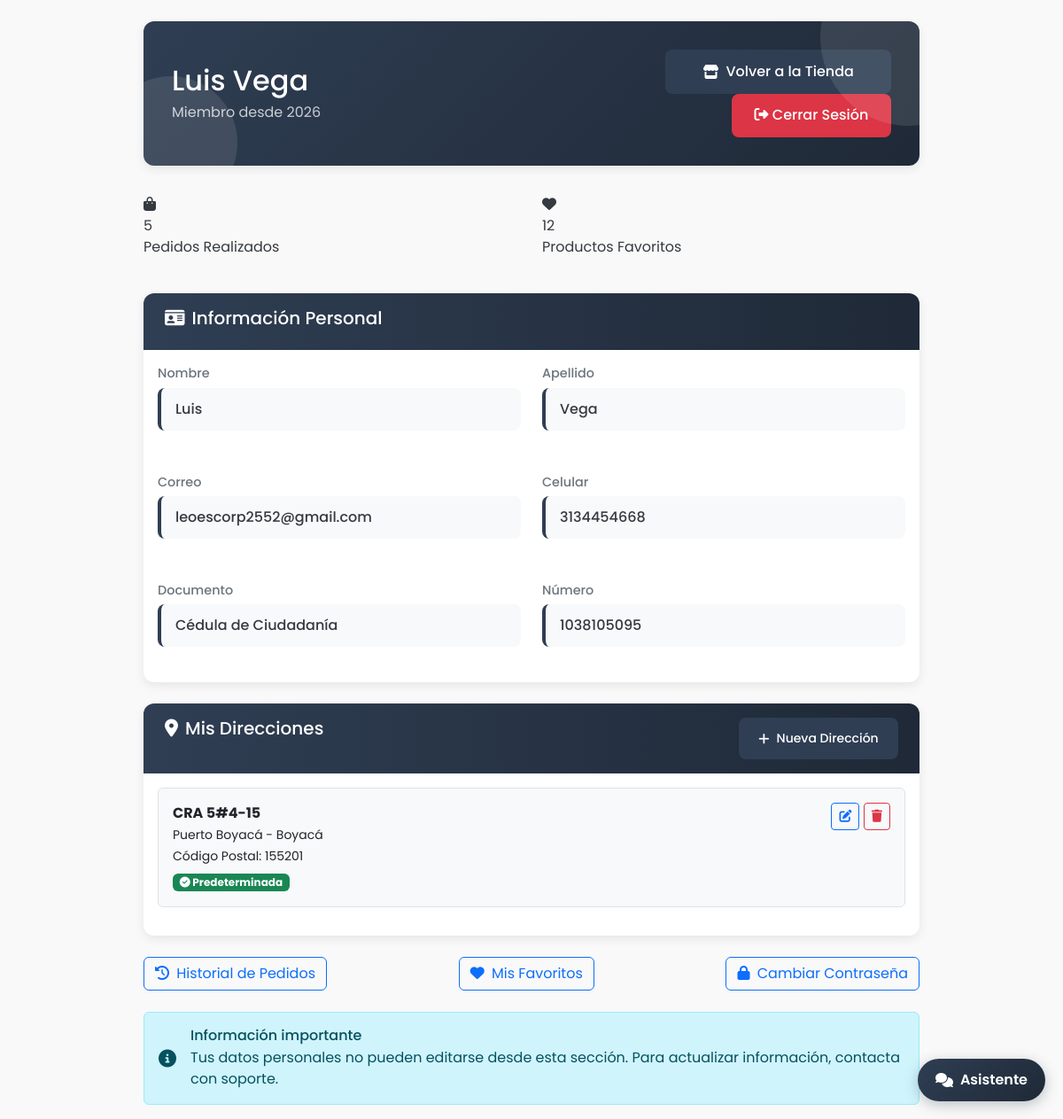
/index.php?c=Usuario&a=perfil&fresh=1 (signed in), run on the app's committed database.
### tables this page shows
CREATE TABLE `usuario` (
  `ID_Usuario` int(11) NOT NULL,
  `Nombre` varchar(50) NOT NULL,
  `Apellido` varchar(50) NOT NULL,
  `ID_Rol` int(11) NOT NULL DEFAULT 3,
  `ID_TD` int(11) NOT NULL DEFAULT 1,
  `N_Documento` int(11) NOT NULL,
  `Correo` varchar(50) NOT NULL,
  `Celular` varchar(50) NOT NULL,
  `Contrasena` varchar(255) NOT NULL DEFAULT '',
  `token_recuperacion` varchar(255) DEFAULT NULL,
  `token_expira` datetime DEFAULT NULL,
  `Activo` tinyint(1) NOT NULL DEFAULT 1,
  `Num_Advertencias` int(11) DEFAULT 0,
  `Motivo_Desactivacion` text DEFAULT NULL,
  `Fecha_Desactivacion` datetime DEFAULT NULL,
  `ID_Admin_Desactiva` int(11) DEFAULT NULL
);

CREATE TABLE `tipo_documento` (
  `ID_TD` int(11) NOT NULL,
  `Documento` varchar(45) NOT NULL
);

CREATE TABLE `direccion` (
  `ID_Direccion` int(11) NOT NULL,
  `ID_Usuario` int(11) NOT NULL,
  `Direccion` text NOT NULL,
  `Ciudad` varchar(100) DEFAULT NULL,
  `Departamento` varchar(100) DEFAULT NULL,
  `CodigoPostal` varchar(20) DEFAULT NULL,
  `Predeterminada` tinyint(1) DEFAULT 0
);

### controllers/UsuarioController.php (called while the page is built, shortened)
<?php
require_once "controllers/BaseController.php";
class UsuarioController extends BaseController {
    public function perfil() {
            $correo = $_SESSION['usuario'];
            $stmt = $this->db->prepare("SELECT u.*, td.Documento
                                        FROM usuario u
                                        INNER JOIN tipo_documento td ON u.ID_TD = td.ID_TD
                                        WHERE u.Correo = :correo LIMIT 1");
            $stmt->bindParam(":correo", $correo, PDO::PARAM_STR);
            $stmt->execute();
            $usuario = $stmt->fetch(PDO::FETCH_ASSOC);
            include "views/usuario/perfil.php";
        }
    }

### index.php (called while the page is built, shortened)
<?php
require_once "controllers/UsuarioController.php";
require_once "controllers/ColorController.php";
require_once "controllers/ResenaController.php";
$controlador = $_GET['c'] ?? 'Producto';
$accion      = $_GET['a'] ?? 'index';
switch ($controlador) {
    case 'Usuario':
        $controller = new UsuarioController($db);
        break;
}
try {
    $controller->$accion();
} catch (Throwable $e) {
    $isAjax = (isset($_REQUEST['ajax']) && $_REQUEST['ajax'] == '1') || (!empty($_SERVER['HTTP_X_REQUESTED_WITH']) && strtolower($_SERVER['HTTP_X_REQUESTED_WITH']) === 'xmlhttprequest');
    if ($isAjax) {
        http_response_code(500);
        header('Content-Type: application/json; charset=utf-8');
        echo json_encode(['success' => false, 'error' => $e->getMessage()]);
    } else {
        http_response_code(500);
        echo "<h2 style='color:red;text-align:center;margin-top:50px;'>⚠ Error interno del servidor</h2>";
        echo "<pre style='color:#333;text-align:center;font-size:14px;'>
" . $e->getMessage() . "
</pre>";
    }
}

### controllers/BaseController.php (called while the page is built, shortened)
<?php
class BaseController {
    public function __construct($db = null) {
        $this->db = $db;
    }
}

### models/Direccion.php (called while the page is built, shortened)
<?php
class Direccion {
    private $conn;
    public function __construct($db) {
        $this->conn = $db;
    }
    public function obtenerDireccionesUsuario($id_usuario) {
        $sql = "SELECT * FROM direccion WHERE ID_Usuario = ? ORDER BY Predeterminada DESC";
        $stmt = $this->conn->prepare($sql);
        $stmt->execute([$id_usuario]);
        return $stmt->fetchAll(PDO::FETCH_ASSOC);
    }
}
?>

### views/Usuario/perfil.php (the view, shortened to what this page needs)
<!DOCTYPE html>
<html lang="es">
<head>
    <link href="https://cdn.jsdelivr.net/npm/bootstrap@5.3.2/dist/css/bootstrap.min.css" rel="stylesheet">
    <link href="https://cdnjs.cloudflare.com/ajax/libs/font-awesome/6.5.0/css/all.min.css" rel="stylesheet">
</head>
<body>
<div class="container mt-4 profile-container">
    <div class="profile-header">
        <div class="row align-items-center">
            <div class="col-md-8">
                <h2 class="mb-1"><?= htmlspecialchars($usuario['Nombre'] . ' ' . $usuario['Apellido']) ?></h2>
                <p class="mb-0 opacity-75">Miembro desde <?= date('Y') ?></p>
            </div>
            <div class="col-md-4 text-md-end mt-3 mt-md-0">
                <div class="header-buttons">
                    <a href="<?= BASE_URL ?>?c=Tienda&a=index" class="btn btn-light btn-custom">
                        <i class="fas fa-store"></i> Volver a la Tienda
                    </a>
                    <form method="POST" action="<?= BASE_URL ?>?c=Usuario&a=logout">
                        <button class="btn btn-logout">
                            <i class="fas fa-sign-out-alt"></i> Cerrar Sesión
                        </button>
                    </form>
                </div>
            </div>
        </div>
    </div>
    <div class="row mb-4">
        <div class="col-md-6 mb-3">
            <div class="stats-card">
                <div class="stats-icon"><i class="fas fa-shopping-bag"></i></div>
                <div class="stats-number">5</div>
                <div class="stats-label">Pedidos Realizados</div>
            </div>
        </div>
        <div class="col-md-6 mb-3">
            <div class="stats-card">
                <div class="stats-icon"><i class="fas fa-heart"></i></div>
                <div class="stats-number">12</div>
                <div class="stats-label">Productos Favoritos</div>
            </div>
        </div>
    </div>
    <div class="card profile-card">
        <div class="card-header card-header-custom">
            <h5><i class="fas fa-id-card me-2"></i>Información Personal</h5>
        </div>
        <div class="card-body">
            <div class="row g-4">
                <div class="col-md-6 info-item">
                    <div class="info-label">Nombre</div>
                    <div class="info-value"><?= htmlspecialchars($usuario['Nombre']) ?></div>
                </div>
                <div class="col-md-6 info-item">
                    <div class="info-label">Apellido</div>
                    <div class="info-value"><?= htmlspecialchars($usuario['Apellido']) ?></div>
                </div>
                <div class="col-md-6 info-item">
                    <div class="info-label">Correo</div>
                    <div class="info-value"><?= htmlspecialchars($usuario['Correo']) ?></div>
                </div>
                <div class="col-md-6 info-item">
                    <div class="info-label">Celular</div>
                    <div class="info-value"><?= htmlspecialchars($usuario['Celular']) ?></div>
                </div>
                <div class="col-md-6 info-item">
                    <div class="info-label">Documento</div>
                    <div class="info-value"><?= htmlspecialchars($usuario['Documento']) ?></div>
                </div>
                <div class="col-md-6 info-item">
                    <div class="info-label">Número</div>
                    <div class="info-value"><?= htmlspecialchars($usuario['N_Documento']) ?></div>
                </div>
            </div>
        </div>
    </div>
    <?php
        require_once "models/Direccion.php";
        $dirModel = new Direccion($this->db);
        $direcciones = $dirModel->obtenerDireccionesUsuario($_SESSION['ID_Usuario']);
    ?>
    <div class="card profile-card mt-4">
        <div class="card-header card-header-custom d-flex justify-content-between">
            <h5 class="mb-0"><i class="fas fa-location-dot me-2"></i>Mis Direcciones</h5>
            <button class="btn btn-custom btn-sm" data-bs-toggle="modal" data-bs-target="#modalDireccion">
                <i class="fas fa-plus"></i> Nueva Dirección
            </button>
        </div>
        <div class="card-body">
            <?php if (empty($direcciones)): ?>
                <div class="alert alert-warning">No tienes direcciones guardadas.</div>
            <?php else: ?>
                <?php foreach ($direcciones as $dir): ?>
                    <div class="border rounded p-3 mb-3 bg-light">
                        <div class="d-flex justify-content-between">
                            <div>
                                <strong><?= $dir["Direccion"] ?></strong><br>
                                <small><?= $dir["Ciudad"] ?> - <?= $dir["Departamento"] ?></small><br>
                                <small>Código Postal: <?= $dir["CodigoPostal"] ?></small><br>
                                <?php if ($dir["Predeterminada"] == 1): ?>
                                    <span class="badge bg-success mt-2">
                                        <i class="fas fa-check-circle"></i> Predeterminada
                                    </span>
                                <?php endif; ?>
                            </div>
                            <div class="text-end">
                                <button
                                    class="btn btn-outline-primary btn-sm mb-2"
                                    data-bs-toggle="modal"
                                    data-bs-target="#modalDireccion"
                                    data-id="<?= $dir['ID_Direccion'] ?>"
                                    data-direccion="<?= $dir['Direccion'] ?>"
                                    data-ciudad="<?= $dir['Ciudad'] ?>"
                                    data-departamento="<?= $dir['Departamento'] ?>"
                                    data-codigo="<?= $dir['CodigoPostal'] ?>"
                                >
                                    <i class="fas fa-edit"></i>
                                </button>
                                <a href="<?= BASE_URL ?>?c=Usuario&a=eliminarDireccion&id=<?= $dir['ID_Direccion'] ?>"
                                   class="btn btn-outline-danger btn-sm mb-2"
                                   onclick="return confirm('¿Eliminar esta dirección?')">
                                    <i class="fas fa-trash"></i>
                                </a>
                            </div>
                        </div>
                    </div>
                <?php endforeach; ?>
            <?php endif; ?>
        </div>
    </div>
    <div class="d-flex justify-content-between mt-4">
        <a href="<?= BASE_URL ?>?c=Checkout&a=historial" class="btn btn-outline-primary"><i class="fas fa-history me-1"></i> Historial de Pedidos</a>
        <a href="<?= BASE_URL ?>?c=Favorito&a=index" class="btn btn-outline-primary">
            <i class="fas fa-heart me-1"></i> Mis Favoritos
        </a>
        <a href="<?= BASE_URL ?>?c=Usuario&a=cambiarContrasena" class="btn btn-outline-primary">
            <i class="fas fa-lock me-1"></i> Cambiar Contraseña
        </a>
    </div>
    <div class="alert alert-info alert-custom mt-4">
        <div class="d-flex align-items-center">
            <i class="fas fa-info-circle me-3 fa-lg"></i>
            <div>
                <h6 class="alert-heading mb-1">Información importante</h6>
                Tus datos personales no pueden editarse desde esta sección.
                Para actualizar información, contacta con soporte.
            </div>
        </div>
    </div>
</div>
<?php include 'views/chatbot/chat.php'; ?>
</body>
</html>

### views/Usuario/perfil.php (style rules this page uses)
:root { --primary-color: #2f3e53ff; --secondary-color: #f8f9fa; --accent-color: #e83e8c; --text-dark: #343a40; --text-light: #6c757d; --border-radius: 12px; --box-shadow: 0 4px 12px rgba(0, 0, 0, 0.08); }
body { font-family: 'Poppins', sans-serif; background-color: #f9f9f9; color: var(--text-dark); }
.profile-container { max-width: 900px; margin: 0 auto; }
.profile-header { background: linear-gradient(135deg, var(--primary-color), #1F2937); color: white; border-radius: var(--border-radius); padding: 2rem; margin-bottom: 2rem; box-shadow: var(--box-shadow); position: relative; overflow: hidden; }
.profile-header::before { content: ""; position: absolute; top: -50%; right: -10%; width: 200px; height: 200px; background: rgba(255, 255, 255, 0.1); border-radius: 50%; }
.profile-header::after { content: ""; position: absolute; bottom: -30%; left: -5%; width: 150px; height: 150px; background: rgba(255, 255, 255, 0.1); border-radius: 50%; }
.profile-card { border-radius: var(--border-radius); border: none; box-shadow: var(--box-shadow); overflow: hidden; margin-bottom: 1.5rem; transition: transform 0.3s ease; }
.card-header-custom { background: linear-gradient(to right, var(--primary-color), #1F2937); color: white; padding: 1rem 1.5rem; border-bottom: none; }
.info-item { margin-bottom: 1.5rem; }
.info-label { font-weight: 500; color: var(--text-light); font-size: 0.9rem; margin-bottom: 0.3rem; }
.info-value { font-weight: 500; color: var(--text-dark); padding: 0.75rem 1rem; background-color: var(--secondary-color); border-radius: 8px; border-left: 4px solid var(--primary-color); }
.btn-custom { background: var(--primary-color); color: white; border: none; border-radius: 8px; padding: 0.8rem 1.2rem; font-weight: 500; transition: all 0.3s ease; min-width: 180px; display: flex; align-items: center; justify-content: center; gap: 8px; }
.btn-logout { background: #dc3545; color: white; border: none; border-radius: 8px; padding: 0.8rem 1.2rem; font-weight: 500; transition: all 0.3s ease; min-width: 180px; }

### data on the page
usuario: Nombre+Apellido "Luis Vega", Nombre "Luis", Apellido "Vega", Correo "leoescorp2552@gmail.com", Celular "3134454668", ID_TD.Documento "Cédula de Ciudadanía", N_Documento "1038105095"
direccion: Direccion "CRA 5#4-15", Ciudad "Puerto Boyacá", Departamento "Boyacá", CodigoPostal "155201", Predeterminada 1 (drawn)
